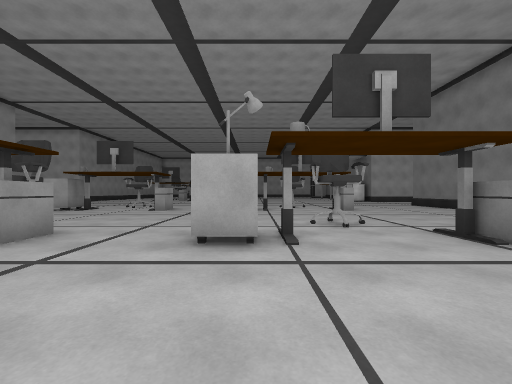
View 1 (above)

22 first-person views from a walk through a scene from a Unity 3-D project. The camera is 1.3 m above the floor, looks level and sees 90° across. The floor is counted in squares, 2 m on a side. Each view is taken from the middle of a square. On the plan, view 1 faces up. The plan holds only what a view shows up to about 9 squares ahead; the rest is blank. The place goes on beyond the plan. The player character is not drawn.

View 2
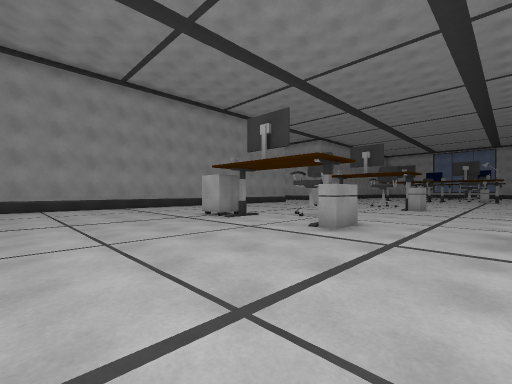

View 3
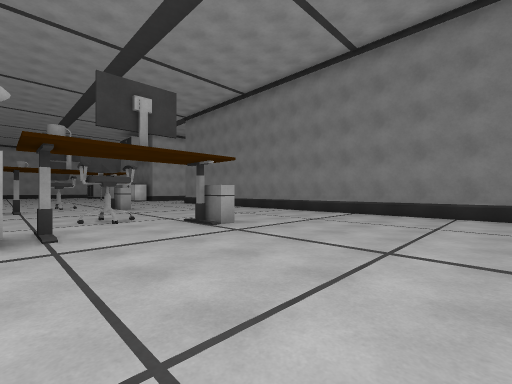

View 4
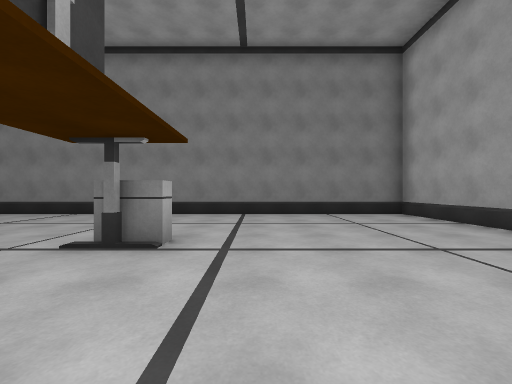

View 5
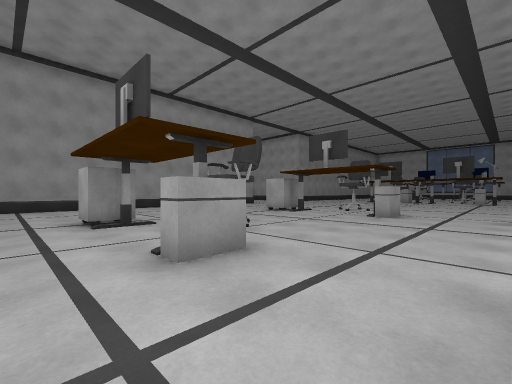

View 6
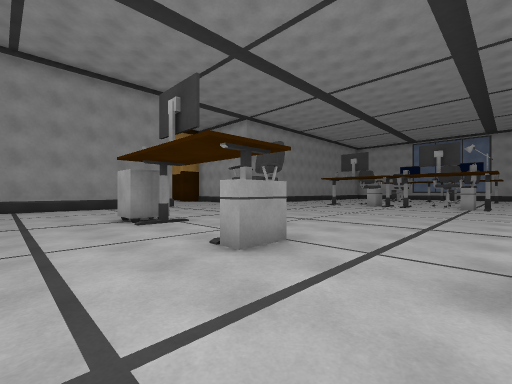

View 7
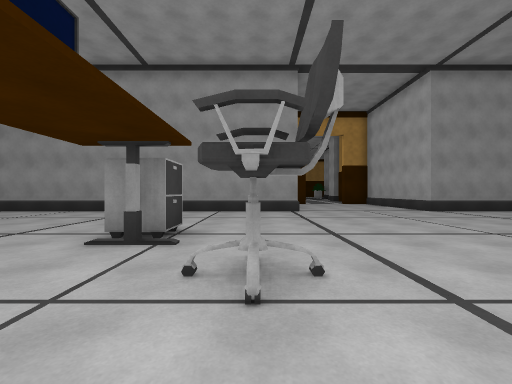

View 8
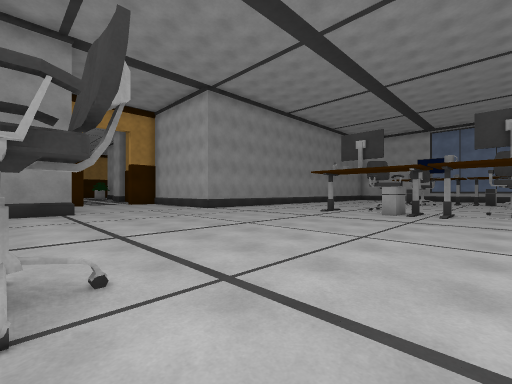

View 9
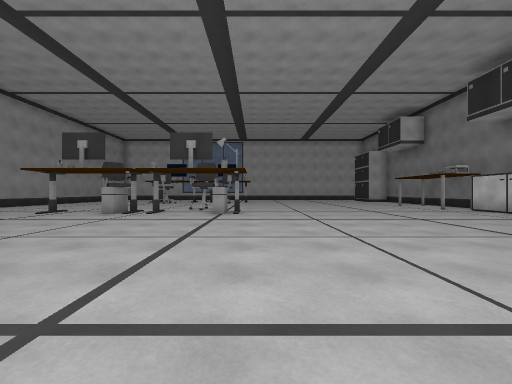

View 10
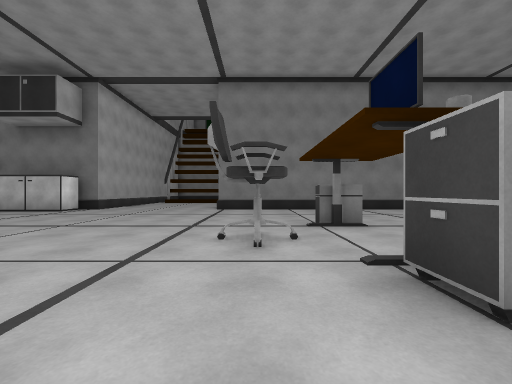

View 11
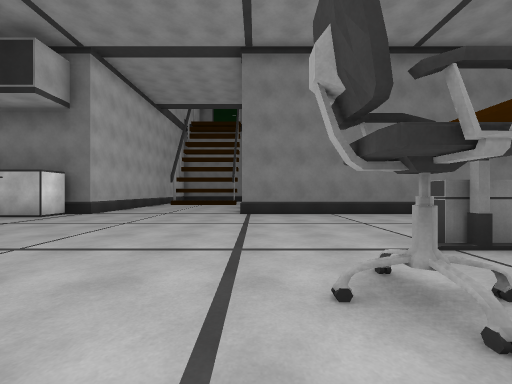

View 12
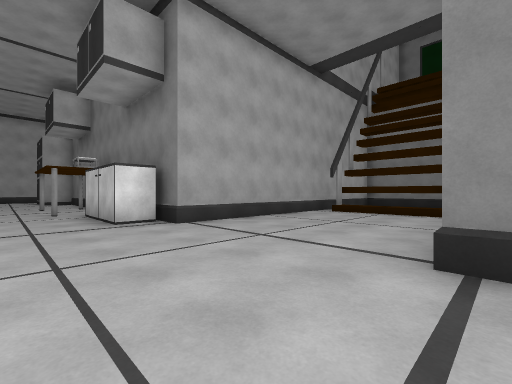

View 13
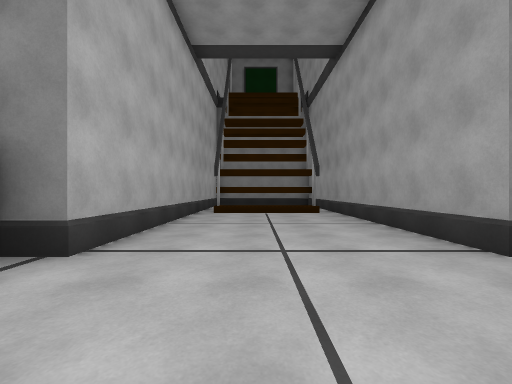

View 14
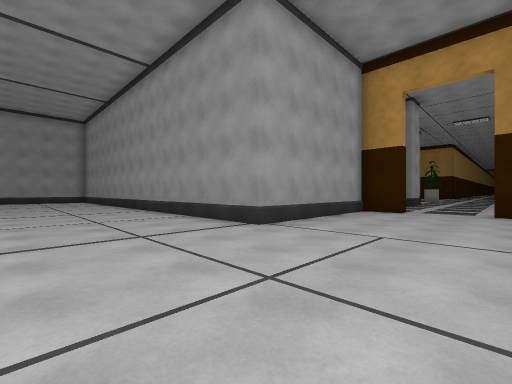

View 15
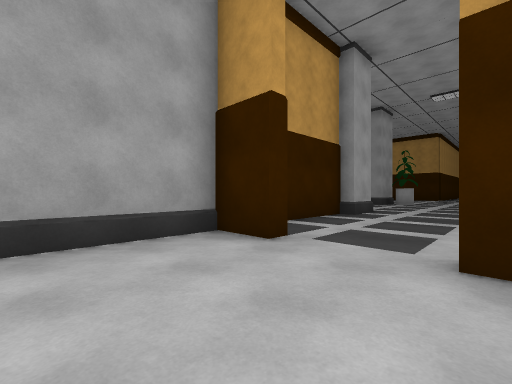

View 16
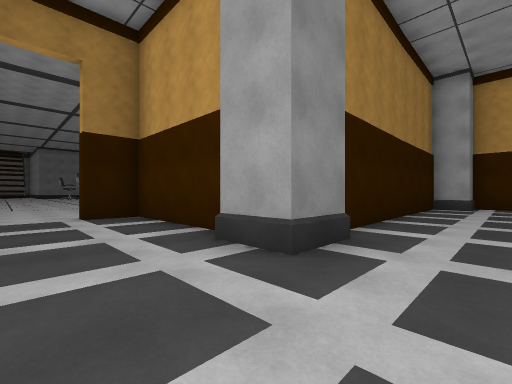

View 17
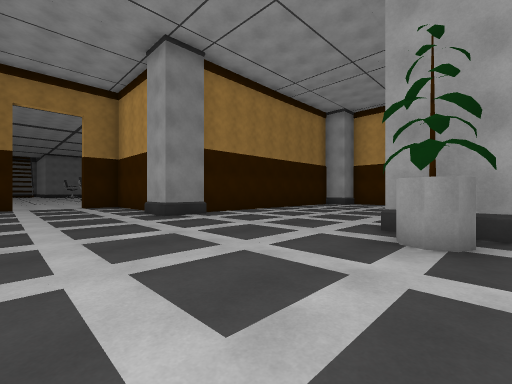

View 18
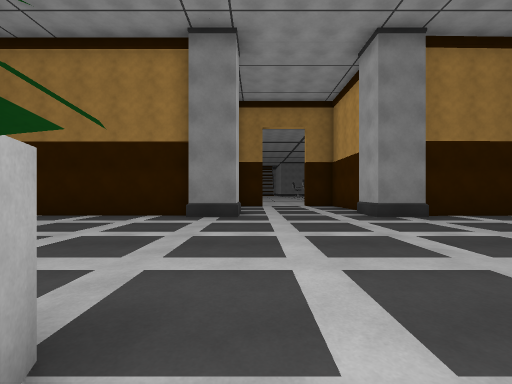

View 19
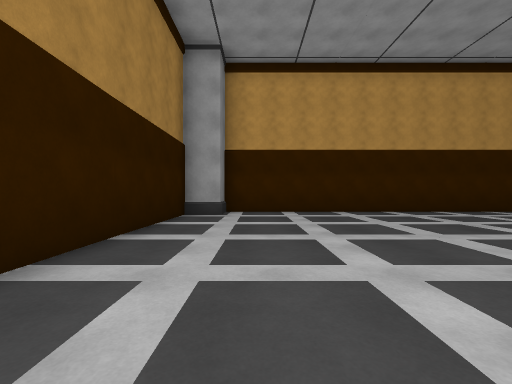

View 20
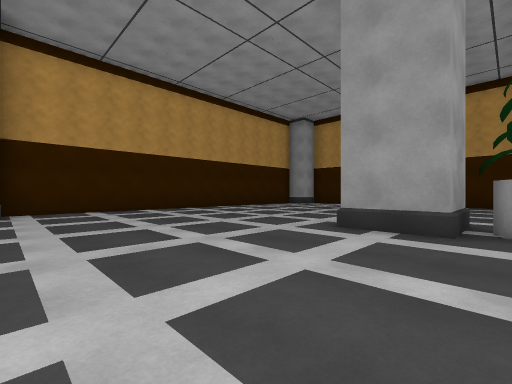

View 21
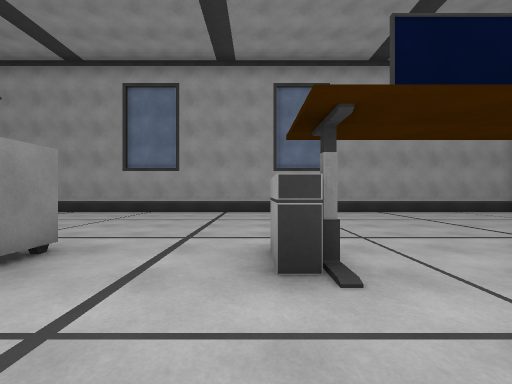

View 22
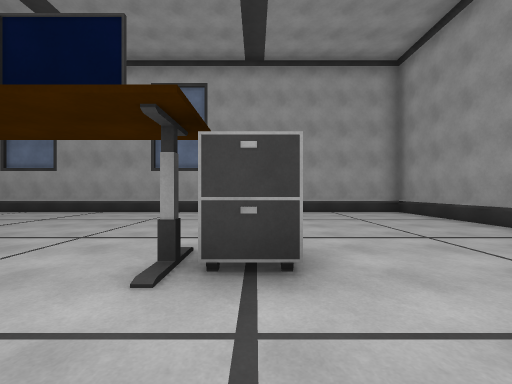

### Floor plan
Points are (right, up) in squares from view 1. A wall is a line through its corners. A room is listed if a view was taken in it or the views show most of it. See-through windows are left out.
Room 1 (views 1, 2, 3, 4, 5, 6, 7, 8, 9, 10, 11, 12, 13, 14, 15, 21, 22)
walls: (7.6, 6.7) (7.6, 12.4) (14, 12.4); (-11.7, 19.8) (-11.7, 16.9); (-16.4, 12.4) (-11.7, 12.4) (-11.7, -2.4) (7.6, -2.4) (7.6, 4.5); (-16.6, 13.6) (-16.6, 12.4); (14, 16.9) (7.6, 16.9) (7.6, 18)
ways out: opening at (-17, 14.5) to room 2
objects: cabinet (-7, 3) to (-7, 4); cabinet (-7, 9); other object (-6, 4); other object (-6, 9); computer (-6, 19) to (-5, 19); other object (-6, 20); chair (-5, 5); chair (-5, 11); other object (-4, 19); computer (-3, 3) to (-3, 4); computer (-3, 9); other object (-3, 20); computer (-2, 19); cabinet (0, 3) to (0, 4); cabinet (0, 9) to (0, 10); chair (1, 5) to (2, 5); chair (1, 11) to (2, 11); computer (3, 3) to (3, 4); computer (3, 9); other object (7, 18) to (7, 20)
Room 2 (views 16, 17, 18, 19, 20)
walls: (-22.4, 11.5) (-22.4, 12.8) (-21.1, 12.8) (-21.1, 12.4) (-16.4, 12.4); (-29.2, 11.4) (-27.5, 11.4) (-27.5, 9.6); (-21.5, 16.5) (-22.4, 16.5) (-22.4, 17.9); (-22.2, 17.8) (-22.2, 20.5); (-17, 12.4) (-17, 13.6) (-16.6, 13.6); (-29.5, 2.6) (-23, 2.6) (-23, 3.6) (-21.9, 3.6) (-22, 11.4)
ways out: opening at (-17, 14.5) to room 1
objects: other object (-29, 17) to (-28, 17); other object (-28, 12)

Where each view was taken, in squares from view 1:
view 1: 0 up, 0 right, facing up
view 2: 1 down, 1 left, facing up-left
view 3: 1 down, 0 right, facing up-right
view 4: 2 up, 0 right, facing right
view 5: 2 up, 1 left, facing up-left
view 6: 7 up, 1 left, facing up-left
view 7: 11 up, 3 left, facing left
view 8: 11 up, 3 left, facing up-left
view 9: 11 up, 1 left, facing up
view 10: 11 up, 2 left, facing right
view 11: 12 up, 0 right, facing right
view 12: 12 up, 5 right, facing up-right
view 13: 15 up, 5 right, facing right
view 14: 16 up, 8 left, facing down-left
view 15: 16 up, 14 left, facing down-left
view 16: 15 up, 24 left, facing down-right
view 17: 16 up, 29 left, facing down-right
view 18: 16 up, 29 left, facing right
view 19: 11 up, 24 left, facing down
view 20: 12 up, 23 left, facing down-left
view 21: 6 up, 3 left, facing down
view 22: 6 up, 7 left, facing down
